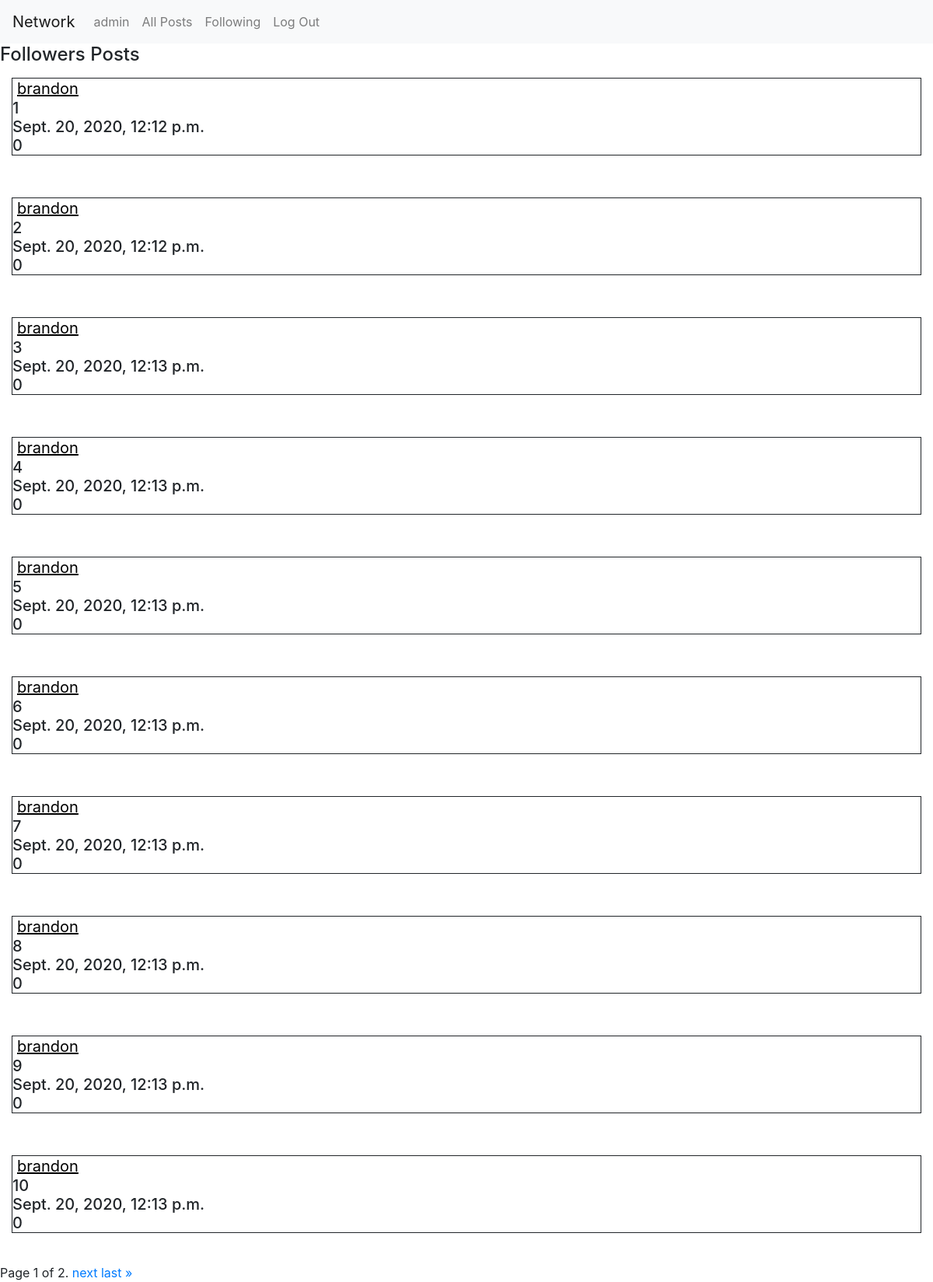
Page /following (signed in) on the earlier database version.
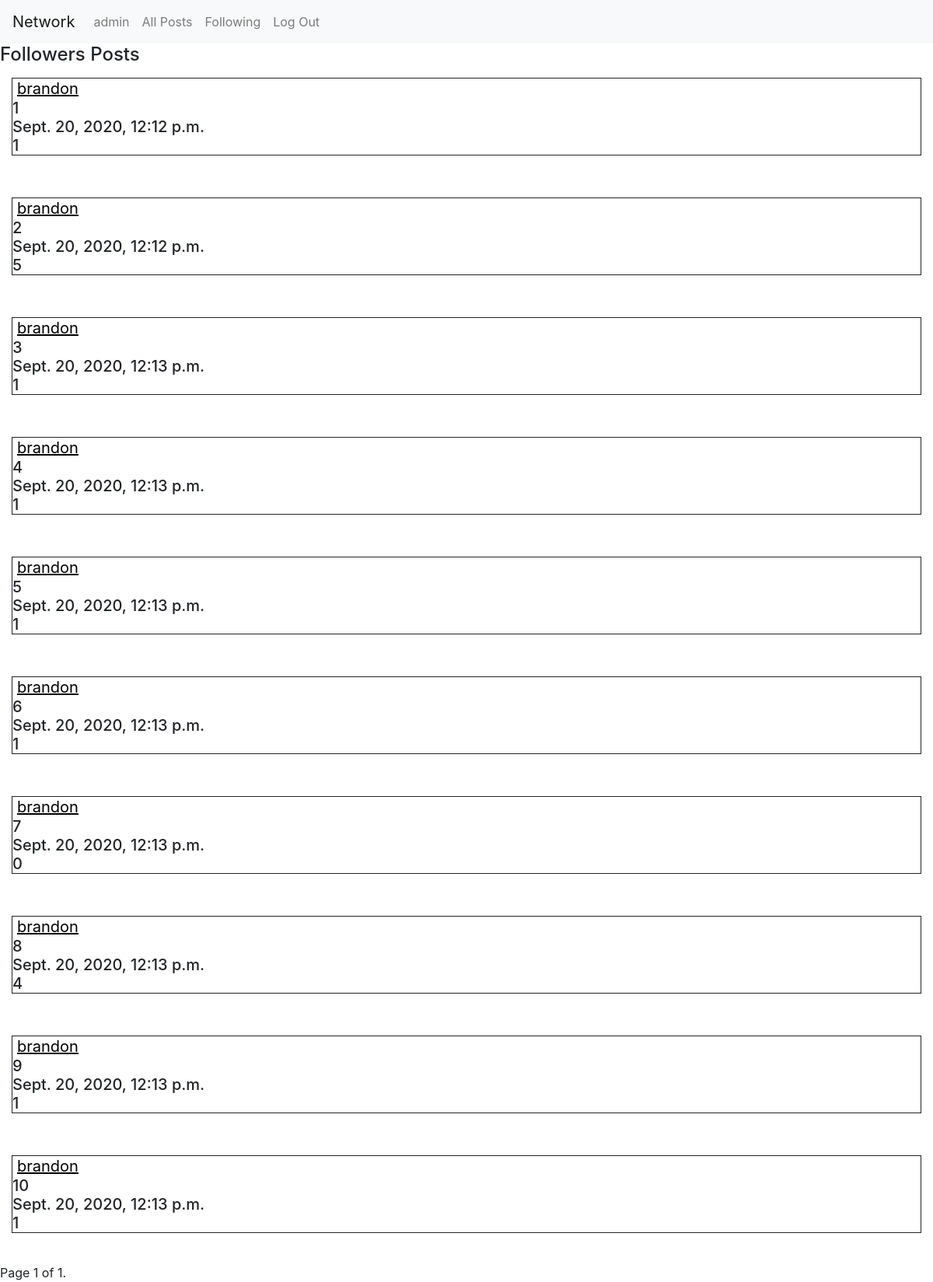
Same page on the later database version.
### network/models.py (models this page shows, shortened)
class Post(models.Model):
    user = models.ForeignKey("User", on_delete=models.CASCADE, related_name="posts")
    content = models.TextField(blank=True)
    timestamp = models.DateTimeField(auto_now_add=True)
    likes = models.IntegerField()

class User(AbstractUser):
    pass

### network/views.py (the view)
# urls.py: path("following", views.following, name="following"),
@csrf_exempt
@login_required
def following(request):
    following_users = (UserFollowing.objects.filter(following_user_id=request.user).values('user_id'))
    for i in following_users:
        following_users = i['user_id']
    if len(following_users) > 0:
        users_id = User.objects.get(username__in=[following_users])
        following_posts = Post.objects.filter(user__in=[users_id])
        paginator = Paginator(following_posts, 10)
        page_number = request.GET.get('page')
        page_obj = paginator.get_page(page_number)
        return render(request, "network/following.html", {
            "following_posts": following_posts,
            "page_obj": page_obj
            })
    else:
        return render(request, "network/following.html", {
        })

### network/templates/network/following.html (shortened to what this page needs)
{% extends "network/layout.html" %}
{% block body %}
<h4>Followers Posts</h4>
        <form action="{% url 'profile' %}" method="GET">
        {% for item in page_obj %}
        <h5 style="border-style: solid;margin: 15px;border-width: thin;">
            <div>
                <input type="submit" name="user" value="{{ item.user }}" style="background:none; border-width:0px; color:black; text-decoration:underline;" />
            </div>
            <div>{{ item.content }}</div>
            <div>{{ item.timestamp }}</div>
            <div>{{ item.likes }}</div>
        </h5>
        <br>
        {% endfor %}
        <div class="pagination">
            <span class="step-links">
                <span class="current">
                    Page {{ page_obj.number }} of {{ page_obj.paginator.num_pages }}.
                </span>
                {% if page_obj.has_next %}
                    <a href="?page={{ page_obj.next_page_number }}">next</a>
                    <a href="?page={{ page_obj.paginator.num_pages }}">last &raquo;</a>
                {% endif %}
            </span>
        </div>
        </form>
        </div>
{% endblock %}

Differences in the rows shown:
changed Post (number 1 of 10 on the later page): likes "0" → "1"
changed Post (number 2 of 10 on the later page): likes "0" → "5"
changed Post (number 3 of 10 on the later page): likes "0" → "1"
changed Post (number 4 of 10 on the later page): likes "0" → "1"
changed Post (number 5 of 10 on the later page): likes "0" → "1"
changed Post (number 6 of 10 on the later page): likes "0" → "1"
changed Post (number 8 of 10 on the later page): likes "0" → "4"
changed Post (number 9 of 10 on the later page): likes "0" → "1"
changed Post (number 10 of 10 on the later page): likes "0" → "1"
Other differences:
{{ page_obj.paginator.num_pages }}: "2" → "1"
text no longer shown: "next last »"
